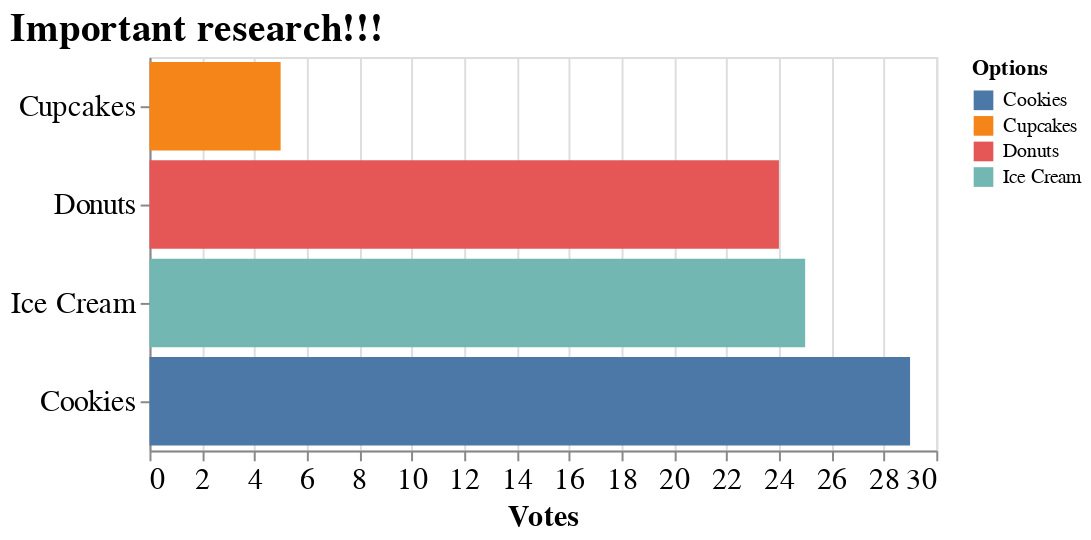

The cell this chart's notebook holds for it:
### Code cell
visualize_poll(sample, show_user=True, show_duration=True, show_date=True)

### Figure 1 — Vega-Lite specification as saved in the notebook (floating-point values rounded to 4 significant figures)
{"config": {"view": {"continuousWidth": 400, "continuousHeight": 300}, "axis": {"labelFontSize": 15, "titleFontSize": 15}, "title": {"fontSize": 20}}, "data": {"name": "data-1b3ea0e799e949af8251e95fc218bbe9"}, "mark": "bar", "encoding": {"color": {"field": "label", "title": "Options", "type": "nominal"}, "tooltip": {"field": "votes", "type": "quantitative"}, "x": {"field": "votes", "title": "Votes", "type": "quantitative"}, "y": {"field": "label", "sort": "x", "title": "", "type": "nominal"}}, "height": 200, "title": {"text": "Important research!!!", "anchor": "start"}, "width": 400, "$schema": "https://vega.github.io/schema/vega-lite/v4.17.0.json", "datasets": {"data-1b3ea0e799e949af8251e95fc218bbe9": [{"position": 1, "label": "Cookies", "votes": 29}, {"position": 2, "label": "Cupcakes", "votes": 5}, {"position": 3, "label": "Donuts", "votes": 24}, {"position": 4, "label": "Ice Cream", "votes": 25}]}}
